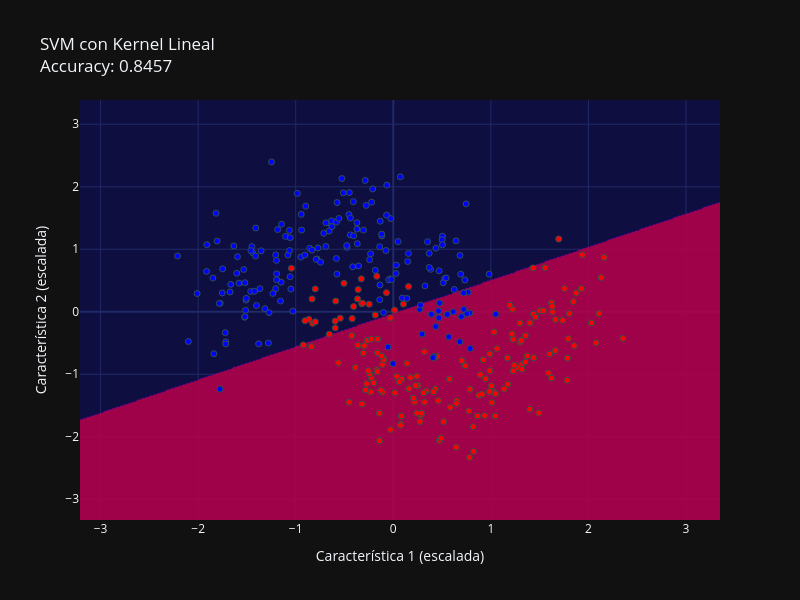

Source (notebook cell):
### Markdown cell above
### 3.2. SVM con Kernel Lineal

### Code cell
svm_linear = SVC(kernel='linear', random_state=42)
svm_linear.fit(X_train, y_train)
fig, _ = plot_decision_boundary(svm_linear, X_train, y_train, 'SVM con Kernel Lineal')
fig.show()

### Figure 1 — Plotly figure (JSON) as saved in the notebook; plotly's stock layout.template omitted (floating-point values rounded to 4 significant figures; data arrays with more than 128 entries replaced by an {"elided": "..."} marker saying what was removed)
{"data": [{"colorscale": [[0.0, "rgba(0,0,255,0.2)"], [1.0, "rgba(255,0,0,0.2)"]], "line": {"width": 0}, "showscale": false, "x": {"elided": "329 float values"}, "y": {"elided": "337 float values"}, "z": {"elided": "337x329 int values"}, "type": "contour"}, {"marker": {"color": {"elided": "350 int values"}, "colorscale": [[0.0, "blue"], [1.0, "red"]], "line": {"color": "DarkSlateGrey", "width": 1}}, "mode": "markers", "showlegend": false, "x": {"elided": "350 float values"}, "y": {"elided": "350 float values"}, "type": "scatter"}], "layout": {"title": {"text": "SVM con Kernel Lineal<br>Accuracy: 0.8457"}, "xaxis": {"title": {"text": "Característica 1 (escalada)"}}, "yaxis": {"title": {"text": "Característica 2 (escalada)"}}, "height": 600, "width": 800}}
